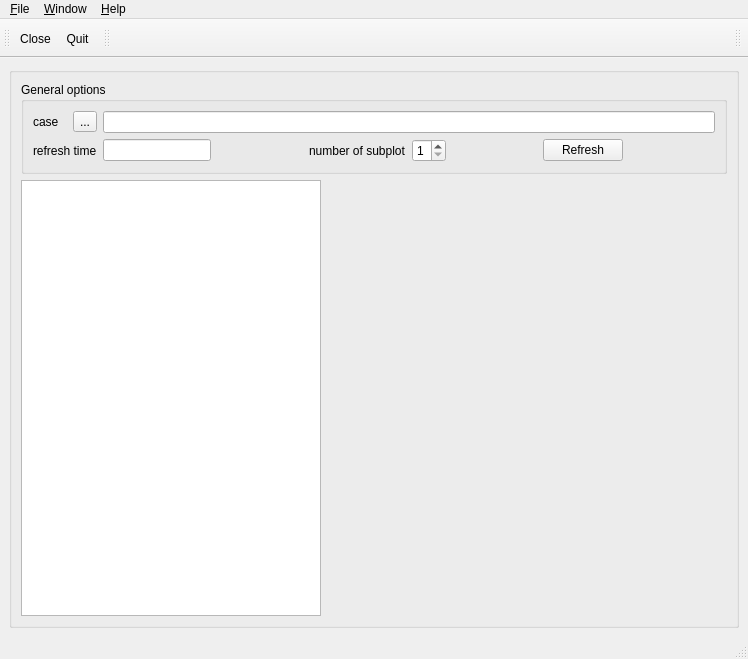
<?xml version="1.0" encoding="UTF-8"?>
<ui version="4.0">
 <author>A. DOUCE</author>
 <class>MainForm</class>
 <widget class="QMainWindow" name="MainForm">
  <property name="geometry">
   <rect>
    <x>0</x>
    <y>0</y>
    <width>746</width>
    <height>659</height>
   </rect>
  </property>
  <property name="windowTitle">
   <string>Interface Code_Saturne</string>
  </property>
  <property name="dockOptions">
   <set>QMainWindow::AllowNestedDocks|QMainWindow::AllowTabbedDocks|QMainWindow::AnimatedDocks</set>
  </property>
  <widget class="QWidget" name="centralwidget">
   <layout class="QGridLayout" name="gridLayout_4">
    <item row="0" column="0">
     <widget class="QGroupBox" name="groupBox">
      <property name="title">
       <string/>
      </property>
      <layout class="QGridLayout" name="gridLayout_3">
       <item row="0" column="0" colspan="2">
        <widget class="QGroupBox" name="groupBox_2">
         <property name="title">
          <string>General options</string>
         </property>
         <layout class="QGridLayout" name="gridLayout_2">
          <item row="0" column="0">
           <layout class="QGridLayout" name="gridLayout">
            <item row="0" column="0">
             <widget class="QLabel" name="label">
              <property name="text">
               <string>case</string>
              </property>
             </widget>
            </item>
            <item row="0" column="1">
             <widget class="QToolButton" name="toolButtonDir">
              <property name="text">
               <string>...</string>
              </property>
              <property name="icon">
               <iconset resource="resource_base.qrc">
                <normaloff>:/icons/22x22/document-open.png</normaloff>:/icons/22x22/document-open.png</iconset>
              </property>
             </widget>
            </item>
            <item row="0" column="2" colspan="7">
             <widget class="QLineEdit" name="lineEditCase"/>
            </item>
            <item row="1" column="0" colspan="2">
             <widget class="QLabel" name="label_2">
              <property name="text">
               <string>refresh time</string>
              </property>
             </widget>
            </item>
            <item row="1" column="2">
             <widget class="QLineEdit" name="lineEditTime"/>
            </item>
            <item row="1" column="3">
             <spacer name="horizontalSpacer">
              <property name="orientation">
               <enum>Qt::Horizontal</enum>
              </property>
              <property name="sizeHint" stdset="0">
               <size>
                <width>13</width>
                <height>20</height>
               </size>
              </property>
             </spacer>
            </item>
            <item row="1" column="4">
             <widget class="QLabel" name="label_3">
              <property name="text">
               <string>number of subplot</string>
              </property>
             </widget>
            </item>
            <item row="1" column="5">
             <widget class="QSpinBox" name="spinBox">
              <property name="minimum">
               <number>1</number>
              </property>
              <property name="maximum">
               <number>4</number>
              </property>
             </widget>
            </item>
            <item row="1" column="6">
             <spacer name="horizontalSpacer_2">
              <property name="orientation">
               <enum>Qt::Horizontal</enum>
              </property>
              <property name="sizeHint" stdset="0">
               <size>
                <width>13</width>
                <height>20</height>
               </size>
              </property>
             </spacer>
            </item>
            <item row="1" column="7">
             <widget class="QPushButton" name="pushButtonRefresh">
              <property name="text">
               <string>Refresh</string>
              </property>
             </widget>
            </item>
            <item row="1" column="8">
             <spacer name="horizontalSpacer_3">
              <property name="orientation">
               <enum>Qt::Horizontal</enum>
              </property>
              <property name="sizeHint" stdset="0">
               <size>
                <width>13</width>
                <height>20</height>
               </size>
              </property>
             </spacer>
            </item>
           </layout>
          </item>
         </layout>
        </widget>
       </item>
       <item row="1" column="0">
        <widget class="QTreeView" name="treeViewDirectory">
         <property name="minimumSize">
          <size>
           <width>300</width>
           <height>0</height>
          </size>
         </property>
         <property name="maximumSize">
          <size>
           <width>300</width>
           <height>16777215</height>
          </size>
         </property>
        </widget>
       </item>
       <item row="1" column="1">
        <widget class="QWidget" name="widget" native="true">
         <property name="minimumSize">
          <size>
           <width>400</width>
           <height>400</height>
          </size>
         </property>
        </widget>
       </item>
      </layout>
     </widget>
    </item>
   </layout>
  </widget>
  <widget class="QMenuBar" name="menubar">
   <property name="geometry">
    <rect>
     <x>0</x>
     <y>0</y>
     <width>746</width>
     <height>31</height>
    </rect>
   </property>
   <widget class="QMenu" name="menu_Help">
    <property name="title">
     <string>&amp;Help</string>
    </property>
    <widget class="QMenu" name="menu_User_manuals">
     <property name="title">
      <string>&amp;User manuals</string>
     </property>
     <property name="icon">
      <iconset resource="resource_base.qrc">
       <normaloff>:/icons/22x22/x-office-address-book.png</normaloff>:/icons/22x22/x-office-address-book.png</iconset>
     </property>
     <addaction name="displayCSManualAction"/>
     <addaction name="displayNCManualAction"/>
     <addaction name="displayCSTutorialAction"/>
     <addaction name="displayCSKernelAction"/>
     <addaction name="displayCSRefcardAction"/>
     <addaction name="displayCSDoxygenAction"/>
    </widget>
    <addaction name="displayAboutAction"/>
    <addaction name="displayLicenceAction"/>
    <addaction name="separator"/>
    <addaction name="menu_User_manuals"/>
   </widget>
   <widget class="QMenu" name="menu_Window">
    <property name="title">
     <string>&amp;Window</string>
    </property>
    <addaction name="BrowserAction"/>
    <addaction name="separator"/>
    <addaction name="backgroundColorAction"/>
    <addaction name="actionFont"/>
    <addaction name="RestoreStyleDefaults"/>
   </widget>
   <widget class="QMenu" name="menu_File">
    <property name="title">
     <string>&amp;File</string>
    </property>
    <addaction name="fileCloseAction"/>
    <addaction name="fileQuitAction"/>
    <addaction name="actionSave_state"/>
    <addaction name="actionLoad_state"/>
   </widget>
   <addaction name="menu_File"/>
   <addaction name="menu_Window"/>
   <addaction name="menu_Help"/>
  </widget>
  <widget class="QToolBar" name="toolBar">
   <property name="windowTitle">
    <string>toolBar</string>
   </property>
   <attribute name="toolBarArea">
    <enum>TopToolBarArea</enum>
   </attribute>
   <attribute name="toolBarBreak">
    <bool>false</bool>
   </attribute>
   <addaction name="fileCloseAction"/>
   <addaction name="fileQuitAction"/>
  </widget>
  <widget class="QToolBar" name="toolBar_4">
   <property name="windowTitle">
    <string>toolBar_4</string>
   </property>
   <attribute name="toolBarArea">
    <enum>TopToolBarArea</enum>
   </attribute>
   <attribute name="toolBarBreak">
    <bool>false</bool>
   </attribute>
  </widget>
  <widget class="QToolBar" name="toolBar_5">
   <property name="windowTitle">
    <string>toolBar_5</string>
   </property>
   <property name="layoutDirection">
    <enum>Qt::RightToLeft</enum>
   </property>
   <attribute name="toolBarArea">
    <enum>TopToolBarArea</enum>
   </attribute>
   <attribute name="toolBarBreak">
    <bool>false</bool>
   </attribute>
   <addaction name="displayLogo"/>
  </widget>
  <widget class="QStatusBar" name="statusbar"/>
  <action name="fileCloseAction">
   <property name="icon">
    <iconset resource="resource_base.qrc">
     <normaloff>:/icons/22x22/process-stop.png</normaloff>:/icons/22x22/process-stop.png</iconset>
   </property>
   <property name="text">
    <string>&amp;Close</string>
   </property>
   <property name="statusTip">
    <string>Close</string>
   </property>
   <property name="shortcut">
    <string>Ctrl+W</string>
   </property>
  </action>
  <action name="openXtermAction">
   <property name="icon">
    <iconset resource="resource_base.qrc">
     <normaloff>:/icons/22x22/utilities-terminal.png</normaloff>:/icons/22x22/utilities-terminal.png</iconset>
   </property>
   <property name="text">
    <string>&amp;Open shell</string>
   </property>
   <property name="statusTip">
    <string>Open shell</string>
   </property>
   <property name="shortcut">
    <string>Ctrl+T</string>
   </property>
  </action>
  <action name="displayCaseAction">
   <property name="icon">
    <iconset resource="resource_base.qrc">
     <normaloff>:/icons/22x22/document-properties.png</normaloff>:/icons/22x22/document-properties.png</iconset>
   </property>
   <property name="text">
    <string>&amp;Show current case</string>
   </property>
   <property name="statusTip">
    <string>Show current case.</string>
   </property>
   <property name="shortcut">
    <string>Ctrl+P</string>
   </property>
  </action>
  <action name="displayLogo">
   <property name="icon">
    <iconset resource="resource_base.qrc">
     <normaloff>:/icons/22x22/MONO-bulle-HD.png</normaloff>:/icons/22x22/MONO-bulle-HD.png</iconset>
   </property>
  </action>
  <action name="reload_modulesAction">
   <property name="icon">
    <iconset>
     <normaloff>:/icons/22x22/view-refresh.png</normaloff>:/icons/22x22/view-refresh.png</iconset>
   </property>
   <property name="text">
    <string>&amp;Reload all loaded modules</string>
   </property>
   <property name="statusTip">
    <string>Reload all loaded modules.</string>
   </property>
   <property name="shortcut">
    <string>Ctrl+A</string>
   </property>
  </action>
  <action name="reload_pageAction">
   <property name="icon">
    <iconset>
     <normaloff>:/icons/22x22/view-refresh.png</normaloff>:/icons/22x22/view-refresh.png</iconset>
   </property>
   <property name="text">
    <string>R&amp;eload the loaded page</string>
   </property>
   <property name="statusTip">
    <string>Reload the loaded page.</string>
   </property>
   <property name="shortcut">
    <string>Ctrl+R</string>
   </property>
  </action>
  <action name="displayAboutAction">
   <property name="icon">
    <iconset resource="resource_base.qrc">
     <normaloff>:/icons/22x22/help-browser.png</normaloff>:/icons/22x22/help-browser.png</iconset>
   </property>
   <property name="text">
    <string>&amp;About</string>
   </property>
   <property name="statusTip">
    <string>About.</string>
   </property>
  </action>
  <action name="displayLicenceAction">
   <property name="icon">
    <iconset resource="resource_base.qrc">
     <normaloff>:/icons/22x22/application-certificate.png</normaloff>:/icons/22x22/application-certificate.png</iconset>
   </property>
   <property name="text">
    <string>&amp;Licence</string>
   </property>
   <property name="statusTip">
    <string>Licence.</string>
   </property>
  </action>
  <action name="displayCSManualAction">
   <property name="text">
    <string>&amp;Code_Saturne</string>
   </property>
   <property name="statusTip">
    <string>Code_Saturne user manual.</string>
   </property>
   <property name="shortcut">
    <string>F1</string>
   </property>
  </action>
  <action name="displayNCManualAction">
   <property name="text">
    <string>&amp;NEPTUNE_CFD</string>
   </property>
   <property name="statusTip">
    <string>NEPTUNE_CFD user manual.</string>
   </property>
  </action>
  <action name="displayCSTutorialAction">
   <property name="text">
    <string>&amp;Code_Saturne tutorial</string>
   </property>
   <property name="statusTip">
    <string>Code_Saturne tutorial.</string>
   </property>
   <property name="shortcut">
    <string>F2</string>
   </property>
  </action>
  <action name="displayCSKernelAction">
   <property name="text">
    <string>&amp;Code_Saturne Kernel</string>
   </property>
   <property name="statusTip">
    <string>Code_Saturne theory and programmer's guide.</string>
   </property>
   <property name="shortcut">
    <string>F3</string>
   </property>
  </action>
  <action name="displayCSRefcardAction">
   <property name="text">
    <string>&amp;Code_Saturne reference card</string>
   </property>
   <property name="statusTip">
    <string>Code_Saturne quick reference card.</string>
   </property>
   <property name="shortcut">
    <string>F4</string>
   </property>
  </action>
  <action name="displayCSDoxygenAction">
   <property name="text">
    <string>&amp;Code_Saturne doxygen</string>
   </property>
   <property name="statusTip">
    <string>Code_Saturne quick doxygen.</string>
   </property>
   <property name="shortcut">
    <string>F5</string>
   </property>
  </action>
  <action name="IdentityAction">
   <property name="checkable">
    <bool>true</bool>
   </property>
   <property name="checked">
    <bool>true</bool>
   </property>
   <property name="text">
    <string>&amp;Identity</string>
   </property>
   <property name="statusTip">
    <string>Show/Hide the identity window.</string>
   </property>
   <property name="shortcut">
    <string>Ctrl+I</string>
   </property>
  </action>
  <action name="BrowserAction">
   <property name="checkable">
    <bool>true</bool>
   </property>
   <property name="checked">
    <bool>true</bool>
   </property>
   <property name="text">
    <string>&amp;Browser</string>
   </property>
   <property name="statusTip">
    <string>Show/Hide the browser window.</string>
   </property>
   <property name="shortcut">
    <string>Ctrl+B</string>
   </property>
  </action>
  <action name="fileQuitAction">
   <property name="icon">
    <iconset resource="resource_base.qrc">
     <normaloff>:/icons/22x22/system-log-out.png</normaloff>:/icons/22x22/system-log-out.png</iconset>
   </property>
   <property name="text">
    <string>&amp;Quit</string>
   </property>
   <property name="statusTip">
    <string>Quit</string>
   </property>
   <property name="shortcut">
    <string>Ctrl+Q</string>
   </property>
  </action>
  <action name="backgroundColorAction">
   <property name="icon">
    <iconset resource="resource_base.qrc">
     <normaloff>:/icons/22x22/preferences-desktop-wallpaper.png</normaloff>:/icons/22x22/preferences-desktop-wallpaper.png</iconset>
   </property>
   <property name="text">
    <string>Background color</string>
   </property>
  </action>
  <action name="actionFont">
   <property name="icon">
    <iconset resource="resource_base.qrc">
     <normaloff>:/icons/22x22/preferences-desktop-font.png</normaloff>:/icons/22x22/preferences-desktop-font.png</iconset>
   </property>
   <property name="text">
    <string>Font</string>
   </property>
  </action>
  <action name="actionUndo">
   <property name="checkable">
    <bool>false</bool>
   </property>
   <property name="enabled">
    <bool>true</bool>
   </property>
   <property name="icon">
    <iconset resource="resource_base.qrc">
     <normaloff>:/icons/22x22/edit-undo.png</normaloff>:/icons/22x22/edit-undo.png</iconset>
   </property>
   <property name="text">
    <string>&amp;Undo</string>
   </property>
   <property name="shortcut">
    <string>Ctrl+Z</string>
   </property>
  </action>
  <action name="actionRedo">
   <property name="icon">
    <iconset resource="resource_base.qrc">
     <normaloff>:/icons/22x22/edit-redo.png</normaloff>:/icons/22x22/edit-redo.png</iconset>
   </property>
   <property name="text">
    <string>&amp;Redo</string>
   </property>
   <property name="shortcut">
    <string>Ctrl+Shift+Z</string>
   </property>
  </action>
  <action name="actionPrepro">
   <property name="icon">
    <iconset resource="resource_base.qrc">
     <normaloff>:/icons/22x22/prepro-mode.png</normaloff>:/icons/22x22/prepro-mode.png</iconset>
   </property>
   <property name="text">
    <string>&amp;Preprocessing Mode</string>
   </property>
  </action>
  <action name="actionCalculation">
   <property name="icon">
    <iconset resource="resource_base.qrc">
     <normaloff>:/icons/22x22/calc-mode.png</normaloff>:/icons/22x22/calc-mode.png</iconset>
   </property>
   <property name="text">
    <string>&amp;Calculation Mode</string>
   </property>
  </action>
  <action name="caseNewAction">
   <property name="icon">
    <iconset resource="resource_base.qrc">
     <normaloff>:/icons/22x22/document-new.png</normaloff>:/icons/22x22/document-new.png</iconset>
   </property>
   <property name="text">
    <string>&amp;New case</string>
   </property>
   <property name="toolTip">
    <string>New case</string>
   </property>
   <property name="statusTip">
    <string>Open a new case.</string>
   </property>
  </action>
  <action name="RestoreStyleDefaults">
   <property name="text">
    <string>Restore Defaults</string>
   </property>
  </action>
  <action name="actionSave_state">
   <property name="text">
    <string>Save state</string>
   </property>
  </action>
  <action name="actionLoad_state">
   <property name="text">
    <string>Load state</string>
   </property>
  </action>
 </widget>
 <resources>
  <include location="resource_base.qrc"/>
 </resources>
 <connections/>
</ui>
